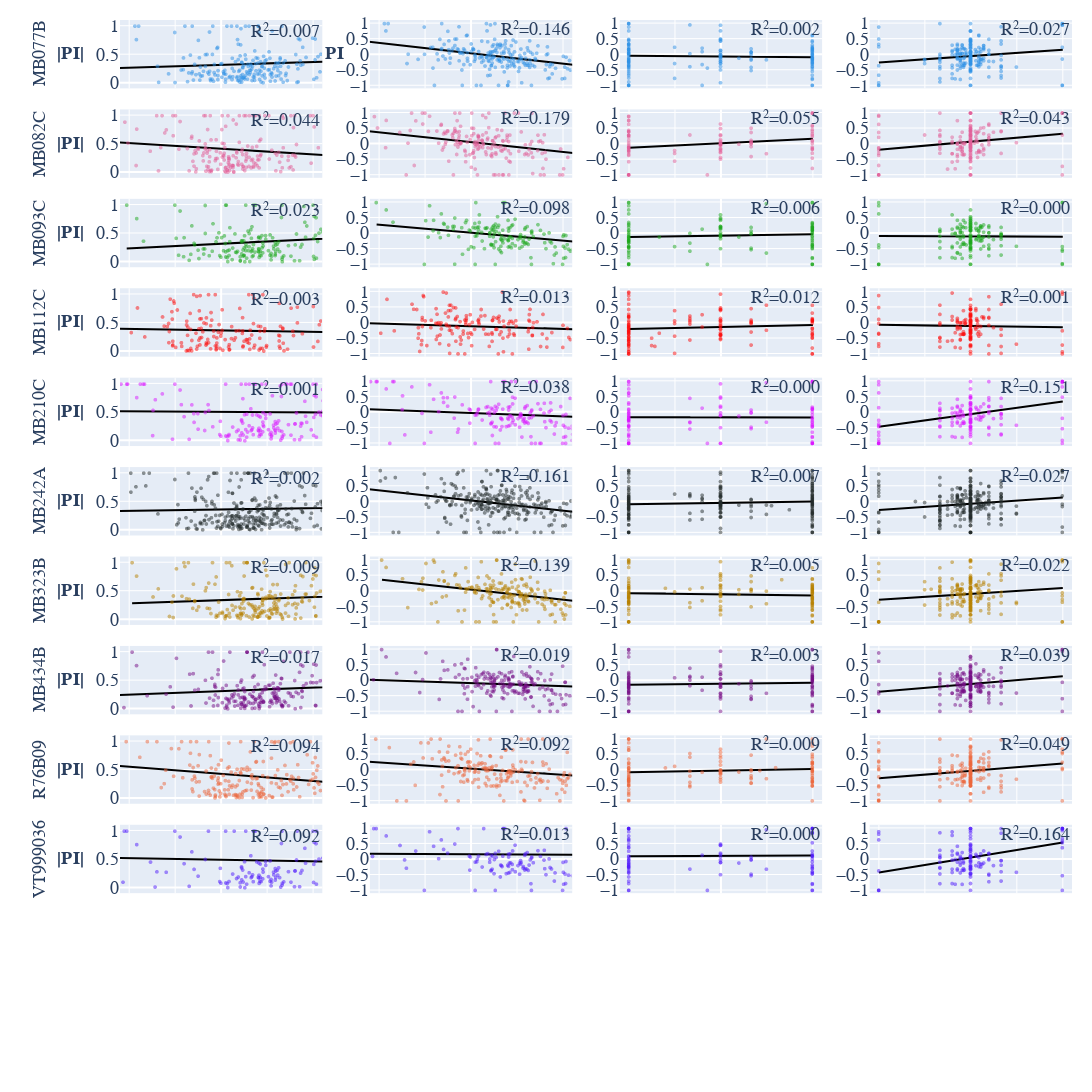

This figure's notebook cell:
### Code cell
#massplots
from plotly.subplots import make_subplots
import plotly.graph_objects as go
from sklearn.linear_model import LinearRegression
from sklearn.metrics import explained_variance_score,r2_score
import plotly.express as px

dfi["abs_pi_smoothed_bs"] = abs(dfi["pi_smoothed_baseline_corrected"])
dfi["abs_pi_smoothed_nbs"] = abs(dfi["pi_smoothed_not_baseline_corrected"])
dfi["abs_pi_smoothed_01"] = abs(dfi["pi_smoothed_Pattern 01"])
dfi["abs_pi_smoothed_10"] = abs(dfi["pi_smoothed_Pattern 10"])

fig = make_subplots(rows=12, cols=4, row_heights=12*[0.125],shared_xaxes=True,vertical_spacing=0.02, horizontal_spacing = 0.05)


for name, n,color in zip(basegenotype, range(1, len(basegenotype)+1),px.colors.qualitative.Dark24):
    
    gen = dfi[dfi['MBON'] == name]
    gen.replace(np. nan,'',regex=True)
    
    fig.append_trace(go.Scattergl(x =(gen['log2_speed_ratio']),
    y=gen['abs_pi_smoothed_01'],
    mode='markers', marker = dict(size=4, opacity = 0.5, color=color),
    name='abs PI vs Speed ratio'
), row=n, col=1)
    #regression
    gengen=pd.DataFrame()
    gengen = gen.loc[:,['log2_speed_ratio', 'abs_pi_smoothed_01']]
    gengen.dropna(inplace=True)
    reg = LinearRegression().fit(np.vstack(gengen['log2_speed_ratio']), gengen['abs_pi_smoothed_01'])
    gengen['bestfit_1'] = reg.predict(np.vstack(gengen['log2_speed_ratio'])) 
    r2_1 = reg.score(gengen['log2_speed_ratio'].values.reshape(-1, 1), gengen['abs_pi_smoothed_01'].values)
    fig.add_trace(go.Scatter(name='line of best fit', x=gengen['log2_speed_ratio'], y=gengen['bestfit_1'], mode='lines'), row=n, col=1)
    fig.update_traces(line_color="#000000", selector=dict(type='scatter'), row=n, col=1)
    fig.add_annotation(x=0.70, y=0.9,
            text='R\u00b2='+str("{:.3f}".format(r2_1)), xref="paper", yref="paper",
            showarrow=False,row=n,col=1)

        
    
    fig.append_trace(go.Scattergl(x =(gen['log2_speed_ratio']),
    y=gen['pi_smoothed_Pattern 01'],
    mode='markers',
    name='PI vs Speed ratio',marker = dict(size=4, opacity = 0.5, color=color),
), row=n, col=2)
    #regression
    gengen=pd.DataFrame()
    gengen = gen.loc[:,['log2_speed_ratio', 'pi_smoothed_Pattern 01']]
    gengen.dropna(inplace=True)
    reg = LinearRegression().fit(np.vstack(gengen['log2_speed_ratio']), gengen['pi_smoothed_Pattern 01'])
    gengen['bestfit_1'] = reg.predict(np.vstack(gengen['log2_speed_ratio']))   
    r2_2 = reg.score(gengen['log2_speed_ratio'].values.reshape(-1, 1), gengen['pi_smoothed_Pattern 01'].values)
    fig.add_trace(go.Scatter(name='line of best fit', x=gengen['log2_speed_ratio'], y=gengen['bestfit_1'], mode='lines'), row=n, col=2)
    fig.update_traces(line_color="#000000", selector=dict(type='scatter'), row=n, col=2)
    fig.add_annotation(x=0.70, y=0.8,
        text='R\u00b2='+str("{:.3f}".format(r2_2)),
        showarrow=False,xref="paper", yref="paper",row=n,col=2)                 
                     

    fig.append_trace(go.Scattergl(x =(gen['reversal_light_pi']),
    y=gen['pi_smoothed_Pattern 01'],
    mode='markers',
    name='PI vs reversal PI',marker = dict(size=4, opacity = 0.5, color=color),
), row=n, col=3)
    #regression
    gengen=pd.DataFrame()
    gengen = gen.loc[:,['reversal_light_pi', 'pi_smoothed_Pattern 01']]
    gengen.dropna(inplace=True)
    reg = LinearRegression().fit(np.vstack(gengen['reversal_light_pi']), gengen['pi_smoothed_Pattern 01'])
    gengen['bestfit_1'] = reg.predict(np.vstack(gengen['reversal_light_pi']))
    r2_3 = reg.score(gengen['reversal_light_pi'].values.reshape(-1, 1), gengen['pi_smoothed_Pattern 01'].values)
    fig.add_trace(go.Scatter(name='line of best fit', x=gengen['reversal_light_pi'], y=gengen['bestfit_1'], mode='lines'), row=n, col=3)
    fig.update_traces(line_color="#000000", selector=dict(type='scatter'), row=n, col=3)
    fig.add_annotation(x=0.70, y=0.8,
        text='R\u00b2='+str("{:.3f}".format(r2_3)),
        showarrow=False,xref="paper", yref="paper",row=n,col=3)

    
    
    fig.append_trace(go.Scattergl(x =(gen['traversal_light_pi']),
    y=gen['pi_smoothed_Pattern 01'],
    mode='markers',
    name='PI vs reversal PI',marker = dict(size=4, opacity = 0.5, color=color),
), row=n, col=4)    
    #regression
    gengen=pd.DataFrame()
    gengen = gen.loc[:,['traversal_light_pi', 'pi_smoothed_Pattern 01']]
    gengen.dropna(inplace=True)    
    reg = LinearRegression().fit(np.vstack(gengen['traversal_light_pi']), gengen['pi_smoothed_Pattern 01'])
    gengen['bestfit_1'] = reg.predict(np.vstack(gengen['traversal_light_pi']))
    r2_4 = reg.score(gengen['traversal_light_pi'].values.reshape(-1, 1), gengen['pi_smoothed_Pattern 01'].values)    
    fig.add_trace(go.Scatter(name='line of best fit', x=gengen['traversal_light_pi'], y=gengen['bestfit_1'], mode='lines'), row=n, col=4)
    fig.update_traces(line_color="#000000", selector=dict(type='scatter'), row=n, col=4)
    fig.add_annotation(x=0.70, y=0.8,
    text='R\u00b2='+str("{:.3f}".format(r2_4)),
    showarrow=False,xref="paper", yref="paper",row=n,col=4)
    

#x axes
fig.update_xaxes(title_text = "Speed ratio",row=12, col=1)
fig.update_xaxes(title_text = "Speed ratio",row=12, col=2)
fig.update_xaxes(title_text="Reversal PI",row=12, col=3)
fig.update_xaxes(title_text="Traversal PI",row=12, col=4)

for d in range(1,5):
    for c in range(1, len(basegenotype)+1):        
        fig.update_xaxes(range=[-1.1,1.1],tickvals=np.arange(-1,1.1,0.5),row=c, col=d)
    
#y axes
for c in range(1, len(basegenotype)+1):
    fig.add_annotation(x=-1.1, y=0.5, text='<b>|PI|</b>', showarrow=False,xshift =-50, yshift=0,row=c,col=1)
    fig.update_yaxes(range=[-0.1,1.1],tickvals=np.arange(0,1.1,0.5),row=c, col=1)


for d in range(2,5):
    for c in range(1, len(basegenotype)+1):        
        fig.update_yaxes(range=[-1.1,1.1],tickvals=np.arange(-1,1.1,0.5),row=c, col=d)
    
fig.add_annotation(x=-1.1, y=0, text='<b>PI</b>', showarrow=False,xshift =-35, yshift=0,row=1,col=2)


for name, n in zip(basegenotype, range(1, len(basegenotype)+1)):
    fig.add_annotation(x=-1.1, y=0.5, text= name, textangle =-90, showarrow=False,xshift =-80, yshift=0,row=n,col=1)

fig.update_layout(height=1800, width=1600, hovermode='x unified', showlegend=False,font=dict(family="ibm plex sans",size=18,), margin=dict(l=120, r=20, t=20, b=20))

#fig.write_image("D:\\Nicole Lee - HDD\\ACC Lab Dropbox\\ACC Lab\\Nicole Lee\\DATA\\Images\\Nicole's figures\\Chrimson\\Total compilation of PI_smoothed_Pattern 01.svg")
fig.show()
